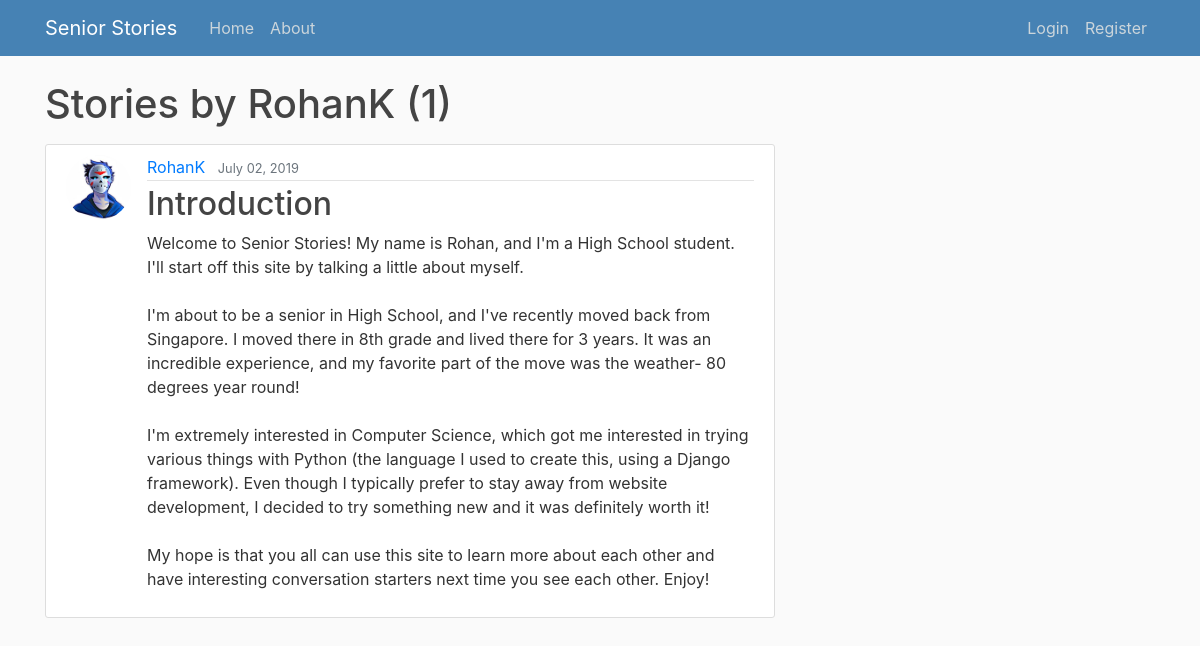
Page /user/RohanK on the committed database.
### stories/models.py (models this page shows, shortened)
class Post(models.Model):
	title = models.CharField(max_length = 100)
	content = models.TextField()
	date_posted = models.DateTimeField(default = timezone.now)
	author = models.ForeignKey(User, on_delete = models.CASCADE)

### users/models.py (models this page shows, shortened)
class Profile(models.Model):
	user = models.OneToOneField(User, on_delete = models.CASCADE)
	image = models.ImageField(default = 'default.jpg', upload_to = 'profile_pics')

### stories/views.py (the view)
# urls.py: path('user/<str:username>', UserPostListView.as_view(), name = 'user-posts'),
class UserPostListView(ListView):
	model = Post
	template_name = 'stories/user_posts.html' #<app>/<>model>_<viewtype>.html
	context_object_name = 'posts'
	paginate_by = 5
	def get_queryset(self):
		user = get_object_or_404(User, username=self.kwargs.get('username'))
		return Post.objects.filter(author=user).order_by('-date_posted')

### stories/templates/stories/user_posts.html (shortened to what this page needs)
{% extends "stories/base.html" %}
{% block content %}
	<h1 class="mb-3">Stories by {{ view.kwargs.username }} ({{ page_obj.paginator.count }})</h1>
	{% for post in posts %}
		<article class="media content-section">
			<img class="rounded-circle article-img" src="{{ post.author.profile.image.url }}">
			<div class="media-body">
				<div class="article-metadata">
					<a class="mr-2" href="{% url 'user-posts' post.author.username %}">{{ post.author }}</a>
					<small class="text-muted">{{ post.date_posted|date:"F d, Y" }}</small>
				</div>
				<h2><a class="article-title" href="{% url 'post-detail' post.id %}">{{ post.title }}</a></h2>
				<p class="article-content">{{ post.content }}</p>
			</div>
		</article>
	{% endfor %}
{% endblock content %}

### stories/static/stories/main.css (style rules this page uses)
body { background: #fafafa; color: #333333; margin-top: 5rem; }
h1, h2, h3, h4, h5, h6 { color: #444444; }
.content-section { background: #ffffff; padding: 10px 20px; border: 1px solid #dddddd; border-radius: 3px; margin-bottom: 20px; }
.article-title { color: #444444; }
.article-content { white-space: pre-line; }
.article-img { height: 65px; width: 65px; margin-right: 16px; }
.article-metadata { padding-bottom: 1px; margin-bottom: 4px; border-bottom: 1px solid #e3e3e3 }

### rows in the picture
Post: author.profile.image (picture), author "RohanK", date_posted "July 02, 2019", title "Introduction", content "Welcome to Senior Stories! My name is Rohan, and I'm a High School student. I'll start off this site by talking a little about myself. I'm about to be a senior in High School, and I've recently moved back from Singapore. I moved there in 8th grade and lived there for 3 years. It was an incredible experience, and my favorite part of the move was the weather- 80 degrees year round! I'm extremely interested in Computer Science, which got me interested in trying various things with Python (the language I used to create this, using a Django framework). Even though I typically prefer to stay away from website development, I decided to try something new and it was definitely worth it! My hope is…"

### other values in the picture
{{ view.kwargs.username }} "RohanK"
{{ page_obj.paginator.count }} "1"
